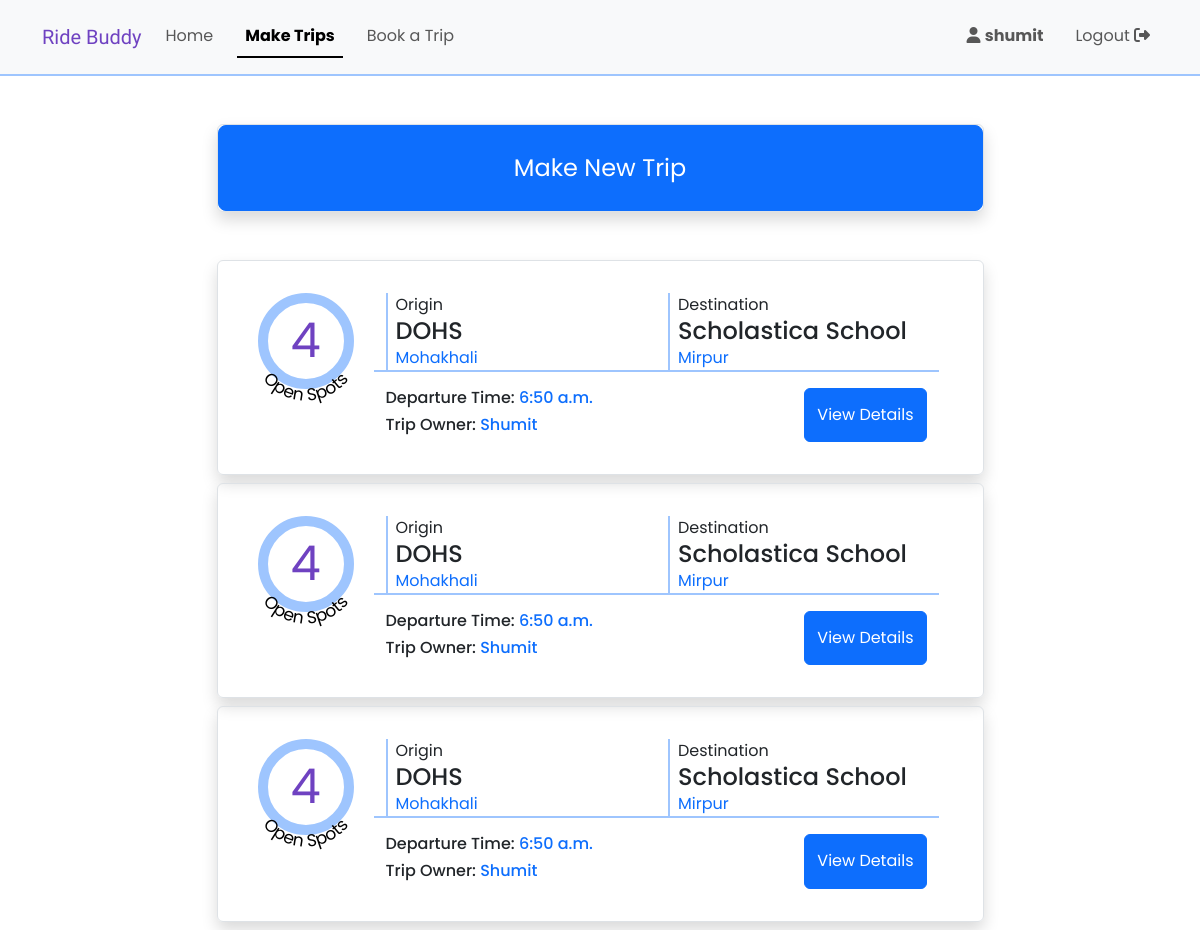
Page /make_trip (signed in) on the earlier database version.
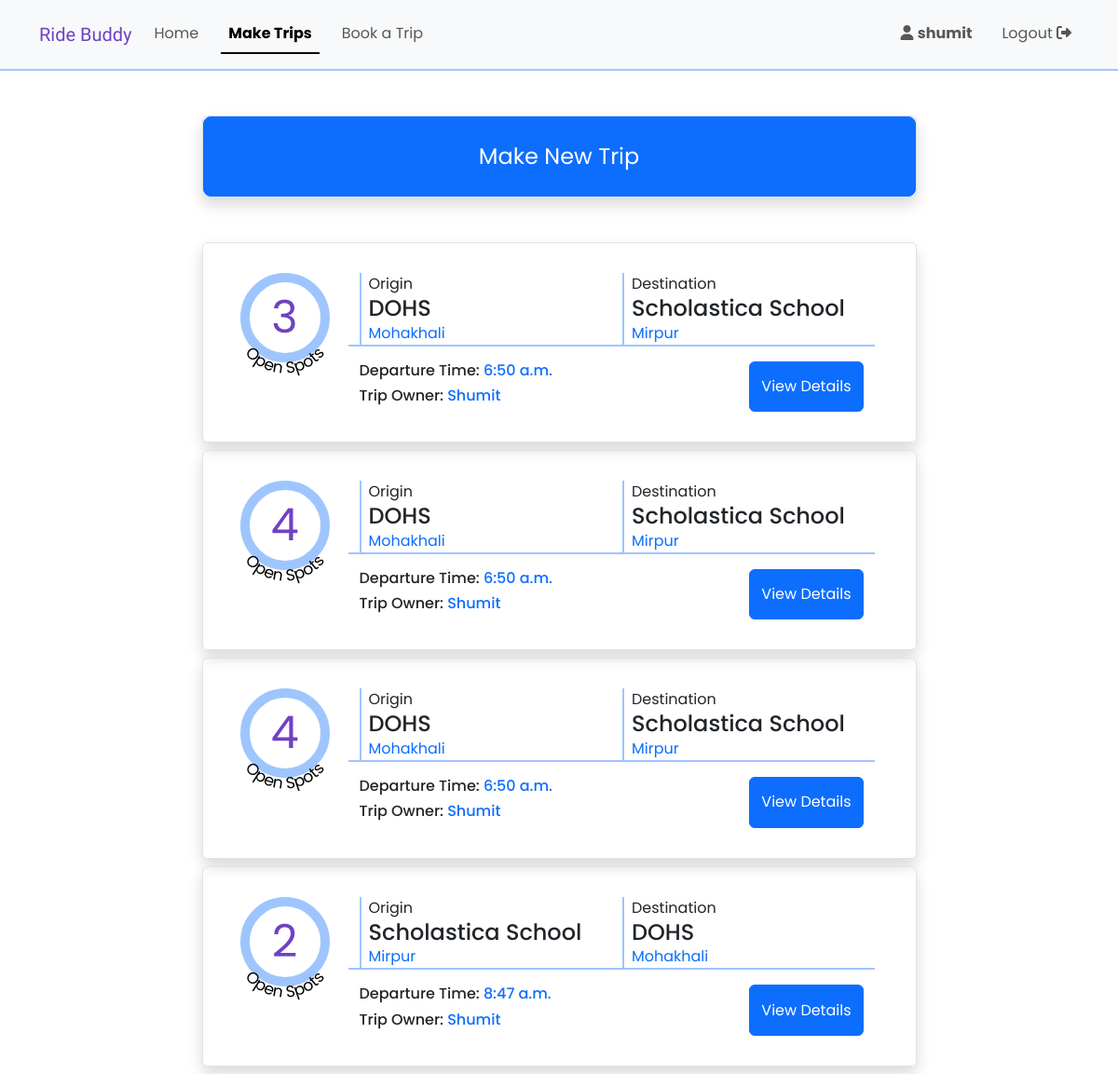
Same page on the later database version.
### RideSharing/models.py (models this page shows)
class Trips(models.Model):
    origin = models.ForeignKey(Locations, on_delete = models.CASCADE, related_name = 'start_point')
    destination = models.ForeignKey(Locations, on_delete = models.CASCADE, related_name = 'end_point')
    description_text = models.TextField(null=True, blank=True)
    departure_time = models.TimeField()
    open_seats = models.IntegerField()
    valid_till = models.DateField()
    trip_owner = models.ForeignKey(User, on_delete = models.CASCADE)

class Locations(models.Model):
    LOCATION_TYPES = (
        ('school', 'School'),
        ('residential', 'Residential'),
    )
    location_area = models.CharField(max_length=200)
    location_name = models.CharField(max_length=200)
    embarcation_text = models.CharField(max_length=200)
    type = models.CharField(max_length=20, choices=LOCATION_TYPES)
    def __str__(self):
        return f"{self.location_area} - {self.location_name}"

class User(AbstractUser):
    pass

### RideSharing/views.py (the view)
# urls.py: path("make_trip", views.make_trip, name="make_trip"),
@login_required(login_url ='/login')
def make_trip(request):
    active_user = get_object_or_404(User, pk = request.user.id)
    if request.method == "POST":
        new_trip_form = TripsForm(request.POST)
        if new_trip_form.is_valid():
            new_trip_form.cleaned_data["trip_owner"] = active_user
            TripsForm(new_trip_form.cleaned_data).save()
    inital_form = TripsForm(initial={
        'trip_owner' : active_user
    }).render("form_snippets/form.html")
    today = timezone.now().date()
    my_active_trips = Trips.objects.filter(valid_till__gte=today, trip_owner_id = request.user.id)
    my_active_trips_spots = addremaining_spots(my_active_trips)
    return render(request, "make_trip.html", {
        'trip_form': inital_form,
        'my_active_trips': my_active_trips_spots
    })

### RideSharing/utils.py (called while the page is built)
def find_remaining_spots(underlying_trip):
    total_approved_bookings = Spot_Bookings.objects.filter(trip = underlying_trip, approval_status = True).aggregate(Sum('spots_requested'))['spots_requested__sum']
    remaining_spots = underlying_trip.open_seats
    if total_approved_bookings:
        remaining_spots = underlying_trip.open_seats - total_approved_bookings
    return remaining_spots

def addremaining_spots(trips):
    trip_spot = []
    for trip in trips:
        open_spot = find_remaining_spots(trip)
        trip_spot.append({
            'trip': trip,
            'open_spot':open_spot
        })
    return trip_spot

### RideSharing/templates/component_snippets/trips_list.html (shortened to what this page needs)
{% for trip in trips %}
<div id="trips_box_{{trip.trip.id}}" class="border shadow boxes rounded w-100 mx-auto mb-2">
    <div class="d-flex justify-content-center">
        <div class="mx-2">
            <div style="position: relative;">
                <div class="border-primary-subtle open_seats_container d-flex justify-content-center align-items-center">
                    <div id="open_spots_{{trip.trip.id}}" style="color: var(--bs-purple);">
                        {{trip.open_spot}}
                    </div>
                    <svg viewBox="0 0 200 200" class="position-absolute" style="overflow:visible; z-index: 1; bottom: -12%; left: -6%; width: 112%; height: 112%;">
                        <text font-size="32" fill="black">
                            <textPath href="#textCircle" startOffset="50%" text-anchor="middle">
                                Open Spots
                            </textPath>
                        </text>
                    </svg>
                </div>
            </div>
        </div>
        <div class=" flex-fill px-4">
            <div class="row row-cols-1 gy-3 row-cols-sm-2 border-bottom border-primary-subtle border-2">
                {% include 'component_snippets/location_look.html' with location=trip.trip.origin type='Origin' %}
                {% include 'component_snippets/location_look.html' with location=trip.trip.destination type='Destination' %}
            </div>
            <div class="mt-3 d-sm-flex  justify-content-between">
                <div>
                    <h6>
                        Departure Time: <span class="text-primary">{{trip.trip.departure_time}}</span>
                    </h6>
                    <h6>
                        Trip Owner: <span class="text-primary">{{trip.trip.trip_owner|capfirst}}</span>
                    </h6>
                </div>
                <button class="btn btn-primary" type="button"
                    {% if booking_trips %}
                        onclick="handle_form_fetch(event, true)"
                    {% else %}
                        onclick="handle_form_fetch(event, false)"
                    {% endif %}
                    data-bs-toggle="collapse"
                    data-bs-target="#form_space_{{trip.trip.id}}"
                    data-targettripid="{{trip.trip.id}}"
                    aria-expanded="false">
                    {% if booking_trips %}
                        Book a Spot
                    {% else %}
                        View Details
                    {% endif %}
                </button>
            </div>
        </div>
    </div>
</div>
{% endfor %}

### RideSharing/templates/component_snippets/location_look.html
<div class="col">
    <div class="border-start border-2 border-primary-subtle ps-2">
    {{type}}
        <h4 class="mb-0">
            {{location.location_name}}
        </h4>
        <div class="text-primary">
            {{location.location_area}}
        </div>
    </div>
</div>

Differences in the rows shown:
computed for Trips (number 1 of 4 on the later page): open_spot "4" → "3"
added Trips: open_spot "2", type "Origin Destination", {{ location.location_name }} "Scholastica School", {{ location.location_area }} "Mirpur", {{ location.location_name }} "DOHS", {{ location.location_area }} "Mohakhali", trip.departure_time "8:47 a.m.", trip.trip_owner "Shumit"
